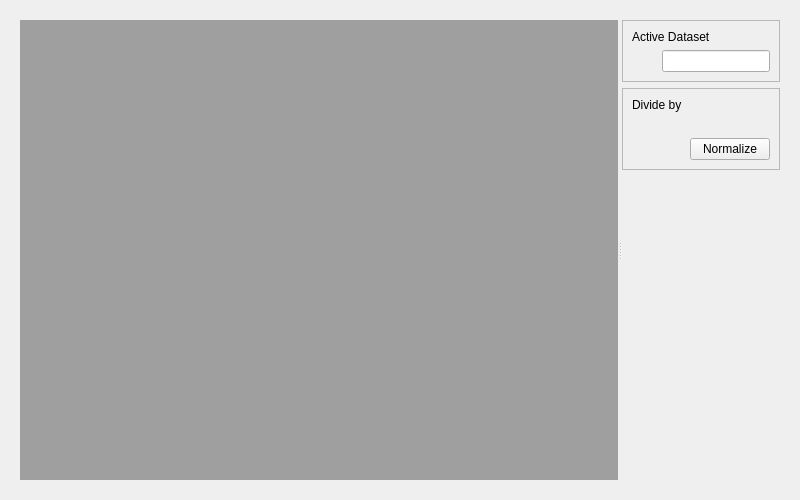
<?xml  version="1.0"  encoding="UTF-8"?>
<ui  version="4.0">
  <class>Form</class>
  <widget  class="QWidget"  name="Form">
    <property  name="geometry">
      <rect>
        <x>0</x>
        <y>0</y>
        <width>800</width>
        <height>500</height>
      </rect>
    </property>
    <property  name="windowTitle">
      <string>Form</string>
    </property>
    
    <layout  class="QVBoxLayout"  name="vlMain">
      <item>
        
        <widget class="QWidget" name="verticalLayoutWidget">
    
    
            <layout  class="QHBoxLayout"  name="horizontalLayout">
            <item>
                <widget  class="QSplitter"  name="splitter">
                <property  name="orientation">
                    <enum>Qt::Horizontal</enum>
                </property>
                
                <widget  class="QWidget"  name="wViewer">
                    <property  name="sizePolicy">
                    <sizepolicy  hsizetype="Preferred"  vsizetype="Preferred">
                        <horstretch>8</horstretch>
                        <verstretch>0</verstretch>
                    </sizepolicy>
                    </property>
                    <layout  class="QVBoxLayout"  name="vlViewer">
                    <item>
                        <widget  class="QMdiArea"  name="mdiArea"/>
                    </item>
                    </layout>
                </widget>
                
                <widget  class="QWidget"  name="wOptions">
                    <property  name="sizePolicy">
                    <sizepolicy  hsizetype="Minimum"  vsizetype="Minimum">
                        <horstretch>1</horstretch>
                        <verstretch>0</verstretch>
                    </sizepolicy>
                    </property>
                
                    <layout  class="QVBoxLayout"  name="vlOptions">

                    <item>
                        <widget  class="QFrame"  name="wActiveDset">
                        <property  name="frameShape">
                            <enum>QFrame::StyledPanel</enum>
                        </property>
                        <property  name="frameShadow">
                            <enum>QFrame::Raised</enum>
                        </property>
                        <property  name="lineWidth">
                            <number>8</number>
                        </property>

                        <layout  class="QVBoxLayout"  name="vlActiveDset">
                            
                            <item>
                            <widget  class="QLabel"  name="label_activeDset">
                                <property  name="text">
                                <string>Active Dataset</string>
                                </property>
                            </widget>
                            </item>

                            <item>
                            <layout  class="QHBoxLayout"  name="horizontalLayout_5">
                                <item>
                                <spacer  name="horizontalSpacer_5">
                                    <property  name="orientation">
                                    <enum>Qt::Horizontal</enum>
                                    </property>
                                    
                                    <property name="sizeType">
                                        <enum>QSizePolicy::Fixed</enum>
                                    </property>
                                    
                                    <property  name="sizeHint"  stdset="0">
                                    <size>
                                        <width>30</width>
                                        <height>20</height>
                                    </size>
                                    </property>
                                </spacer>
                                </item>
                                <item>
                                    <widget  class="QLineEdit"  name="edit_activeDset">
                                        <property  name="text">
                                        <string> </string>
                                        </property>
                                    </widget>
                                </item>
                            </layout>
                            </item>

                        </layout>
                        </widget>
                    </item>
                    
                    <item>
                        <widget  class="QFrame"  name="wNormVars">
                        
                        <property  name="frameShape">
                            <enum>QFrame::StyledPanel</enum>
                        </property>
                        <property  name="frameShadow">
                            <enum>QFrame::Raised</enum>
                        </property>
                        <property  name="lineWidth">
                            <number>8</number>
                        </property>
                        
                        <layout  class="QVBoxLayout"  name="vlNormalize">

                            <item>
                            <widget  class="QLabel"  name="label_select">
                                <property  name="text">
                                <string>Divide by</string>
                                </property>
                            </widget>
                            </item>
                            
                            <item>
                            <layout  class="QHBoxLayout"  name="hlDivideBy">
                                <item>
                                <spacer  name="horizontalSpacer_5">
                                    <property  name="orientation">
                                    <enum>Qt::Horizontal</enum>
                                    </property>
                                    
                                    <property name="sizeType">
                                        <enum>QSizePolicy::Fixed</enum>
                                    </property>                                    
                                    
                                    <property  name="sizeHint"  stdset="0">
                                    <size>
                                        <width>30</width>
                                        <height>20</height>
                                    </size>
                                    </property>
                                </spacer>
                                </item>
                                <item>
                                <layout  class="QVBoxLayout"  name="vlComboNormVar"/>
                                </item>
                            </layout>
                            </item>
                            
                            <item>
                            <layout  class="QHBoxLayout"  name="horizontalLayout_8">

                            <item>
                                <spacer  name="horizontalSpacer_8">
                                <property  name="orientation">
                                    <enum>Qt::Horizontal</enum>
                                </property>
                                <property  name="sizeHint"  stdset="0">
                                    <size>
                                    <width>40</width>
                                    <height>20</height>
                                    </size>
                                </property>
                                </spacer>
                            
                            
                            </item>
                            
                            <item>
                                <widget  class="QPushButton"  name="normalizeBtn">
                                <property  name="text">
                                    <string>Normalize</string>
                                </property>
                                </widget>
                            </item>
                            
                            </layout>
                            </item>
                            
                        </layout>
                        </widget>
                    </item>
                    
                    <item>
                        <spacer  name="verticalSpacer">
                        <property  name="orientation">
                            <enum>Qt::Vertical</enum>
                        </property>
                        <property  name="sizeHint"  stdset="0">
                            <size>
                            <width>20</width>
                            <height>40</height>
                            </size>
                        </property>
                        </spacer>
                    </item>
                    
                    </layout>
                </widget>
                </widget>
            </item>
            </layout>
            

        </widget>
      </item>

      </layout>

            
  </widget>
  <resources/>
  <connections/>
</ui>
